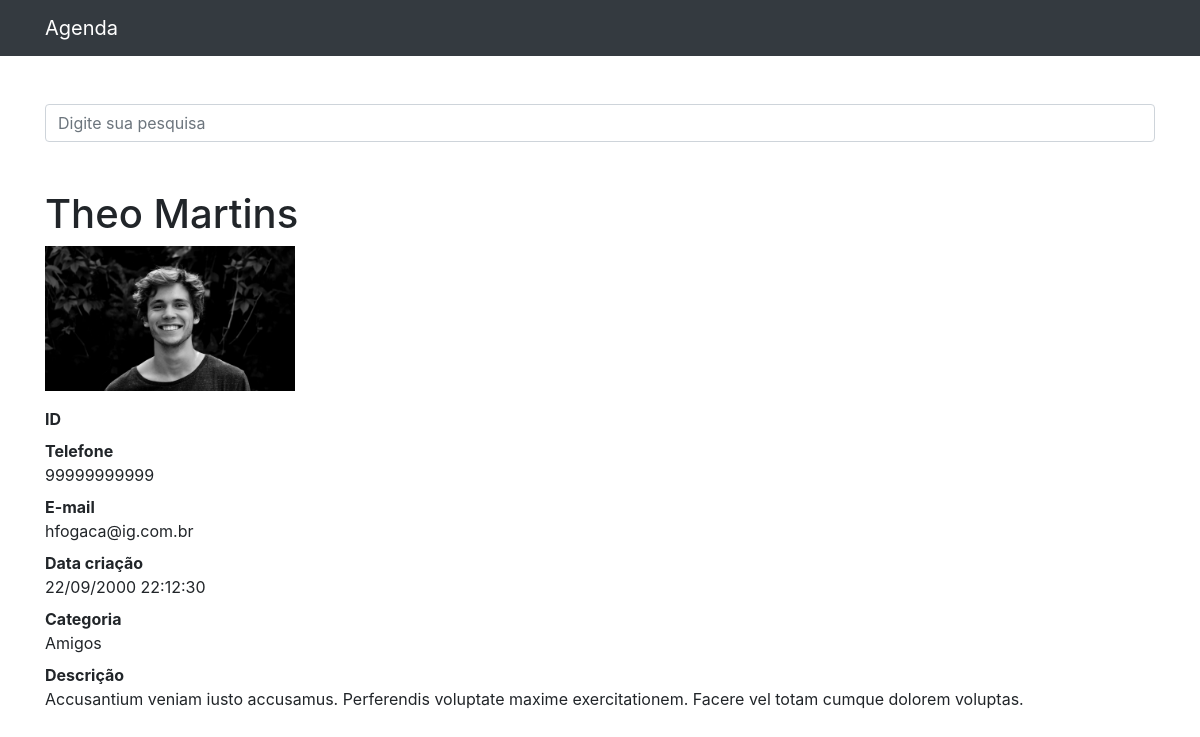
/7, run on the app's committed database.
### contatos/models.py (models this page shows, shortened)
class Contato(models.Model):
    nome = models.CharField(max_length=255)
    sobrenome = models.CharField(max_length=255, blank=True)
    telefone = models.CharField(max_length=11)
    email = models.CharField(max_length=255,blank=True)
    data_criacao = models.DateTimeField(default=timezone.now)
    descricao = models.TextField(blank=True)
    categoria = models.ForeignKey(Categoria, on_delete=models.DO_NOTHING)
    mostrar = models.BooleanField(default=True)
    foto = models.ImageField(
                            blank=True,
                            upload_to='fotos/%Y/%m/%d' # cria uma pasta para cada dia em que acontecer um upload
                            )                           # posso configurar da forma que eu desejar

class Categoria(models.Model):
    nome = models.CharField(max_length=255)

### contatos/views.py (the view)
# urls.py: path('<int:contato_id>', views.ver_contato,name='ver_contato'),
def ver_contato(request,contato_id):
    contato = get_object_or_404(Contato,id=contato_id)
    if not contato.mostrar:
        raise Http404()
    return render(request,'contatos/ver_contato.html',{
        'contato': contato
        })

### contatos/templates/contatos/ver_contato.html (shortened to what this page needs)
{% extends "base.html" %}
{% block conteudo %}
<h1 class="mt-5">{{contato.nome}} {{contato.sobrenome}}</h1>
{% if contato.foto %}
  <p>
    <img src="{{contato.foto.url}}" style ="max-width: 250px; height: auto;">
  </p>
{% endif %}
<dl>
  <dt>ID</dt>
  <dt>Telefone</dt>
  <dd>{{contato.telefone}}</dd>
  <dt>E-mail</dt>
  <dd>{{contato.email}}</dd>
  <dt>Data criação</dt>
  <dd>{{contato.data_criacao|date:'d/m/Y H:i:s'}}</dd>
  <dt>Categoria</dt>
  <dd>{{contato.categoria.nome}} </dd>
  <dt>Descrição</dt>
  <dd>{{contato.descricao}}
  </dd>
</dl>
{% endblock conteudo %}

### data on the page
Contato: nome "Theo", sobrenome "Martins", foto (picture), telefone "99999999999", email "hfogaca@ig.com.br", data_criacao "22/09/2000 22:12:30", categoria.nome "Amigos", descricao "Accusantium veniam iusto accusamus. Perferendis voluptate maxime exercitationem. Facere vel totam cumque dolorem voluptas."
